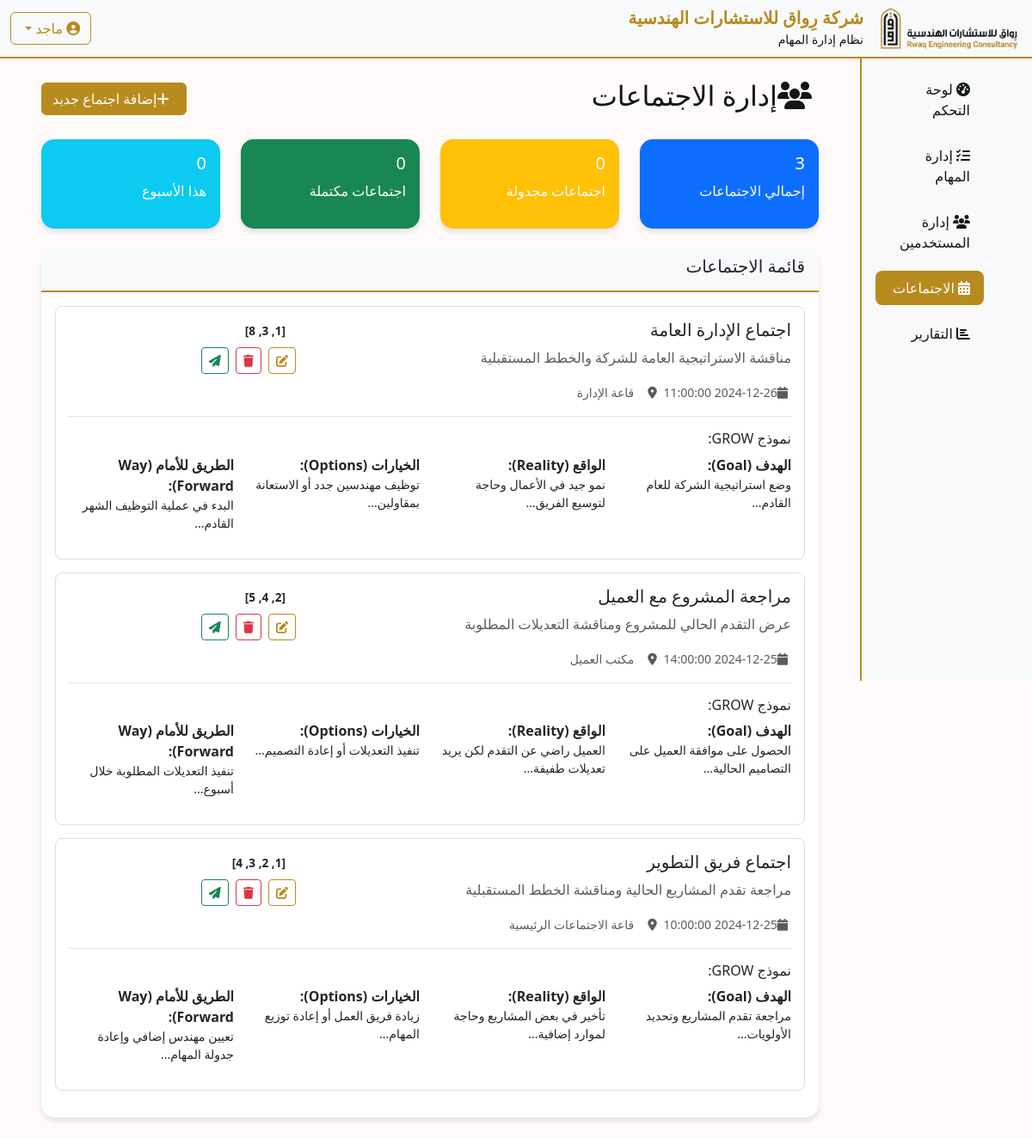
Screenshot of /meetings (signed in) with the database file from the repository.
### tables this page shows
CREATE TABLE users (
            id INTEGER PRIMARY KEY AUTOINCREMENT,
            name TEXT NOT NULL,
            email TEXT UNIQUE NOT NULL,
            password TEXT NOT NULL,
            position TEXT NOT NULL,
            department TEXT NOT NULL,
            join_date DATE,
            manager_id INTEGER,
            permissions TEXT,
            profile_image TEXT,
            created_at TIMESTAMP DEFAULT CURRENT_TIMESTAMP, supervisor_id INTEGER REFERENCES users(id),
            FOREIGN KEY (manager_id) REFERENCES users (id)
        );

CREATE TABLE meetings (
            id INTEGER PRIMARY KEY AUTOINCREMENT,
            title TEXT NOT NULL,
            description TEXT,
            meeting_date DATETIME,
            location TEXT,
            organizer_id INTEGER,
            goal TEXT,
            reality TEXT,
            options TEXT,
            way_forward TEXT,
            attendees TEXT,
            status TEXT DEFAULT 'مجدولة',
            created_at TIMESTAMP DEFAULT CURRENT_TIMESTAMP,
            FOREIGN KEY (organizer_id) REFERENCES users (id)
        );

### app.py (the view)
@app.route('/meetings')
@login_required
def meetings():
    conn = sqlite3.connect('rivaq.db')
    cursor = conn.cursor()
    cursor.execute('''
        SELECT m.*, u.name as organizer_name
        FROM meetings m
        LEFT JOIN users u ON m.organizer_id = u.id
        ORDER BY m.meeting_date DESC
    ''')
    meetings_list = cursor.fetchall()
    cursor.execute('SELECT id, name FROM users')
    users_list = cursor.fetchall()
    conn.close()
    return render_template('meetings.html', meetings=meetings_list, users=users_list)

### app.py (called while the page is built)
def login_required(f):
    @wraps(f)
    def decorated_function(*args, **kwargs):
        if 'user_id' not in session:
            return redirect(url_for('login'))
        return f(*args, **kwargs)
    return decorated_function

### templates/meetings.html (shortened to what this page needs)
{% extends "base.html" %}
{% block content %}
<div class="container-fluid">
    <div class="row">
        <div class="col-md-12">
            <div class="d-flex justify-content-between align-items-center mb-4">
                <h2><i class="fas fa-users me-2"></i>إدارة الاجتماعات</h2>
                <button class="btn btn-primary" data-bs-toggle="modal" data-bs-target="#addMeetingModal">
                    <i class="fas fa-plus me-2"></i>إضافة اجتماع جديد
                </button>
            </div>
            <div class="row mb-4">
                <div class="col-md-3">
                    <div class="card bg-primary text-white">
                        <div class="card-body">
                            <h5>{{ meetings|length }}</h5>
                            <p>إجمالي الاجتماعات</p>
                        </div>
                    </div>
                </div>
                <div class="col-md-3">
                    <div class="card bg-warning text-white">
                        <div class="card-body">
                            <h5>{{ meetings|selectattr('status', 'equalto', 'مجدولة')|list|length }}</h5>
                            <p>اجتماعات مجدولة</p>
                        </div>
                    </div>
                </div>
                <div class="col-md-3">
                    <div class="card bg-success text-white">
                        <div class="card-body">
                            <h5>{{ meetings|selectattr('status', 'equalto', 'مكتملة')|list|length }}</h5>
                            <p>اجتماعات مكتملة</p>
                        </div>
                    </div>
                </div>
                <div class="col-md-3">
                    <div class="card bg-info text-white">
                        <div class="card-body">
                            <h5>0</h5>
                            <p>هذا الأسبوع</p>
                        </div>
                    </div>
                </div>
            </div>
            <div class="card">
                <div class="card-header">
                    <h5>قائمة الاجتماعات</h5>
                </div>
                <div class="card-body">
                    {% if meetings %}
                        {% for meeting in meetings %}
                        <div class="meeting-card">
                            <div class="row">
                                <div class="col-md-8">
                                    <h5>{{ meeting[1] }}</h5>
                                    <p class="text-muted">{{ meeting[2] or 'لا يوجد وصف' }}</p>
                                    <small class="text-muted">
                                        <i class="fas fa-calendar me-1"></i>{{ meeting[3] or 'غير محدد' }}
                                        <i class="fas fa-map-marker-alt me-1 ms-3"></i>{{ meeting[4] or 'غير محدد' }}
                                    </small>
                                </div>
                                <div class="col-md-4 text-end">
                                    <span class="meeting-status status-{{ meeting[10]|lower|replace('مجدولة', 'scheduled')|replace('مكتملة', 'completed')|replace('ملغية', 'cancelled') }}">
                                        {{ meeting[10] }}
                                    </span>
                                    <div class="mt-2">
                                        <div class="d-flex gap-2">
                                            <button class="btn btn-sm btn-outline-primary" onclick="editMeeting({{ meeting[0] }})" title="تعديل">
                                                <i class="fas fa-edit"></i>
                                            </button>
                                            <button class="btn btn-sm btn-outline-danger" onclick="deleteMeeting({{ meeting[0] }})" title="حذف">
                                                <i class="fas fa-trash"></i>
                                            </button>
                                            <button class="btn btn-sm btn-outline-success" onclick="sendMeetingSummary({{ meeting[0] }})" title="إرسال ملخص">
                                                <i class="fas fa-paper-plane"></i>
                                            </button>
                                        </div>
                                    </div>
                                </div>
                            </div>
                            {% if meeting[6] or meeting[7] or meeting[8] or meeting[9] %}
                            <div class="mt-3 pt-3 border-top">
                                <h6>نموذج GROW:</h6>
                                <div class="row">
                                    {% if meeting[6] %}
                                    <div class="col-md-3">
                                        <strong>الهدف (Goal):</strong>
                                        <p class="small">{{ meeting[6][:50] }}...</p>
                                    </div>
                                    {% endif %}
                                    {% if meeting[7] %}
                                    <div class="col-md-3">
                                        <strong>الواقع (Reality):</strong>
                                        <p class="small">{{ meeting[7][:50] }}...</p>
                                    </div>
                                    {% endif %}
                                    {% if meeting[8] %}
                                    <div class="col-md-3">
                                        <strong>الخيارات (Options):</strong>
                                        <p class="small">{{ meeting[8][:50] }}...</p>
                                    </div>
                                    {% endif %}
                                    {% if meeting[9] %}
                                    <div class="col-md-3">
                                        <strong>الطريق للأمام (Way Forward):</strong>
                                        <p class="small">{{ meeting[9][:50] }}...</p>
                                    </div>
                                    {% endif %}
                                </div>
                            </div>
                            {% endif %}
                        </div>
                        {% endfor %}
                    {% else %}
                        <div class="text-center py-5">
                            <i class="fas fa-users fa-3x text-muted mb-3"></i>
                            <h5>لا توجد اجتماعات</h5>
                            <p class="text-muted">ابدأ بإضافة اجتماع جديد</p>
                        </div>
                    {% endif %}
                </div>
            </div>
        </div>
    </div>
</div>
{% endblock %}

### templates/base.html (shortened to what this page needs)
<!DOCTYPE html>
<html lang="ar" dir="rtl">
<head>
    <link href="https://cdn.jsdelivr.net/npm/bootstrap@5.3.0/dist/css/bootstrap.min.css" rel="stylesheet">
    <link href="https://cdnjs.cloudflare.com/ajax/libs/font-awesome/6.4.0/css/all.min.css" rel="stylesheet">
    <link href="https://cdnjs.cloudflare.com/ajax/libs/toastr.js/latest/toastr.min.css" rel="stylesheet">
    <link href="{{ url_for('static', filename='css/style.css') }}" rel="stylesheet">
    <link href="{{ url_for('static', filename='css/enhanced.css') }}" rel="stylesheet">
</head>
<body style="background-color: #FFFAFA; font-family: 'Segoe UI', Tahoma, Geneva, Verdana, sans-serif;">
    {% if session.user_id %}
    <nav class="navbar navbar-expand-lg" style="background-color: #f8f9fa; border-bottom: 2px solid #b78b1e;">
        <div class="container-fluid">
            <div class="d-flex align-items-center">
                <img src="{{ url_for('static', filename='images/rivaq-logo.png') }}" alt="شعار رِواق" style="height: 50px; margin-left: 15px;">
                <div>
                    <h5 class="mb-0" style="color: #b78b1e; font-weight: bold;">شركة رِواق للاستشارات الهندسية</h5>
                    <small style="color: #121617;">نظام إدارة المهام</small>
                </div>
            </div>
            <div class="d-flex align-items-center">
                <div class="dropdown">
                    <button class="btn dropdown-toggle" type="button" data-bs-toggle="dropdown" style="color: #b78b1e; border: 1px solid #b78b1e;">
                        <i class="fas fa-user-circle"></i> {{ session.user_name }}
                    </button>
                </div>
            </div>
        </div>
    </nav>
    <div class="container-fluid">
        <div class="row">
            <div class="col-md-3 col-lg-2 px-0">
                <div class="sidebar" style="background-color: #f8f9fa; min-height: calc(100vh - 76px); border-left: 2px solid #b78b1e;">
                    <div class="p-3">
                        <ul class="nav flex-column">
                            <li class="nav-item mb-2">
                                <a class="nav-link {% if request.endpoint == 'dashboard' %}active{% endif %}" href="{{ url_for('dashboard') }}" style="color: #121617; border-radius: 8px;">
                                    <i class="fas fa-tachometer-alt"></i> لوحة التحكم
                                </a>
                            </li>
                            <li class="nav-item mb-2">
                                <a class="nav-link {% if request.endpoint == 'tasks' %}active{% endif %}" href="{{ url_for('tasks') }}" style="color: #121617; border-radius: 8px;">
                                    <i class="fas fa-tasks"></i> إدارة المهام
                                </a>
                            </li>
                            <li class="nav-item mb-2">
                                <a class="nav-link {% if request.endpoint == 'users' %}active{% endif %}" href="{{ url_for('users') }}" style="color: #121617; border-radius: 8px;">
                                    <i class="fas fa-users"></i> إدارة المستخدمين
                                </a>
                            </li>
                            <li class="nav-item mb-2">
                                <a class="nav-link {% if request.endpoint == 'meetings' %}active{% endif %}" href="{{ url_for('meetings') }}" style="color: #121617; border-radius: 8px;">
                                    <i class="fas fa-calendar-alt"></i> الاجتماعات
                                </a>
                            </li>
                            <li class="nav-item mb-2">
                                <a class="nav-link {% if request.endpoint == 'reports' %}active{% endif %}" href="{{ url_for('reports') }}" style="color: #121617; border-radius: 8px;">
                                    <i class="fas fa-chart-bar"></i> التقارير
                                </a>
                            </li>
                        </ul>
                    </div>
                </div>
            </div>
            <div class="col-md-9 col-lg-10">
                <div class="p-4">
                    {% block content %}{% endblock %}
                </div>
            </div>
        </div>
    </div>
    {% else %}
    {% block login_content %}{% endblock %}
    {% endif %}
</body>
</html>

### static/css/style.css (style rules this page uses)
:root { --rivaq-primary: #b78b1e; --rivaq-secondary: #121617; --rivaq-background: #FFFAFA; --rivaq-light: #f8f9fa; }
body { background-color: var(--rivaq-background) !important; color: var(--rivaq-secondary); font-family: 'Segoe UI', Tahoma, Geneva, Verdana, sans-serif; }
.navbar { background-color: var(--rivaq-light) !important; border-bottom: 2px solid var(--rivaq-primary); }
.sidebar { background-color: var(--rivaq-light); min-height: calc(100vh - 76px); border-left: 2px solid var(--rivaq-primary); }
.nav-link { color: var(--rivaq-secondary) !important; border-radius: 8px; margin-bottom: 5px; transition: all 0.3s ease; }
.nav-link.active { background-color: var(--rivaq-primary) !important; color: white !important; }
.btn-primary { background-color: var(--rivaq-primary); border-color: var(--rivaq-primary); }
.btn-outline-primary { color: var(--rivaq-primary); border-color: var(--rivaq-primary); }
.card { border: none; border-radius: 15px; box-shadow: 0 4px 6px rgba(0, 0, 0, 0.1); }
.card-header { background-color: var(--rivaq-light); border-bottom: 2px solid var(--rivaq-primary); border-radius: 15px 15px 0 0 !important; }
.fade-in { animation: fadeIn 0.5s ease-in; }

### templates/meetings.html (style rules this page uses)
.meeting-card { border: 1px solid #ddd; border-radius: 8px; padding: 15px; margin-bottom: 15px; background: white; }
.meeting-status { padding: 4px 12px; border-radius: 20px; font-size: 0.85em; font-weight: bold; }

### templates/base.html (style rules this page uses)
.nav-link.active { background-color: #b78b1e !important; color: white !important; }
.btn-primary { background-color: #b78b1e; border-color: #b78b1e; }

### rows the page displays
users: user_name "ماجد"
meetings: title "اجتماع الإدارة العامة", description "مناقشة الاستراتيجية العامة للشركة والخطط المستقبلية", location "قاعة الإدارة", attendees "[1, 3, 8]", goal "وضع استراتيجية الشركة للعام القادم", reality "نمو جيد في الأعمال وحاجة لتوسيع الفريق", options "توظيف مهندسين جدد أو الاستعانة بمقاولين", way_forward "البدء في عملية التوظيف الشهر القادم"
meetings: title "مراجعة المشروع مع العميل", description "عرض التقدم الحالي للمشروع ومناقشة التعديلات المطلوبة", location "مكتب العميل", attendees "[2, 4, 5]", goal "الحصول على موافقة العميل على التصاميم الحالية", reality "العميل راضي عن التقدم لكن يريد تعديلات طفيفة", options "تنفيذ التعديلات أو إعادة التصميم", way_forward "تنفيذ التعديلات المطلوبة خلال أسبوع"
meetings: title "اجتماع فريق التطوير", description "مراجعة تقدم المشاريع الحالية ومناقشة الخطط المستقبلية", location "قاعة الاجتماعات الرئيسية", attendees "[1, 2, 3, 4]", goal "مراجعة تقدم المشاريع وتحديد الأولويات", reality "تأخير في بعض المشاريع وحاجة لموارد إضافية", options "زيادة فريق العمل أو إعادة توزيع المهام", way_forward "تعيين مهندس إضافي وإعادة جدولة المهام"

### other values shown
{{ meetings|length }} "3"
{{ meetings|selectattr('status', 'equalto', 'مجدولة')|list|length }} "0"
{{ meetings|selectattr('status', 'equalto', 'مكتملة')|list|length }} "0"
